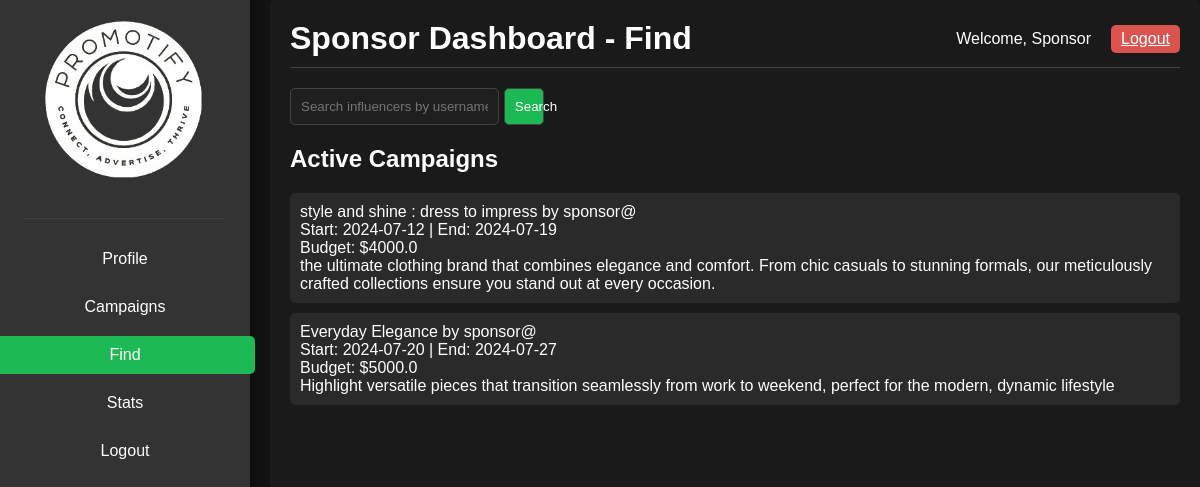
The app's page /sfind, older data.
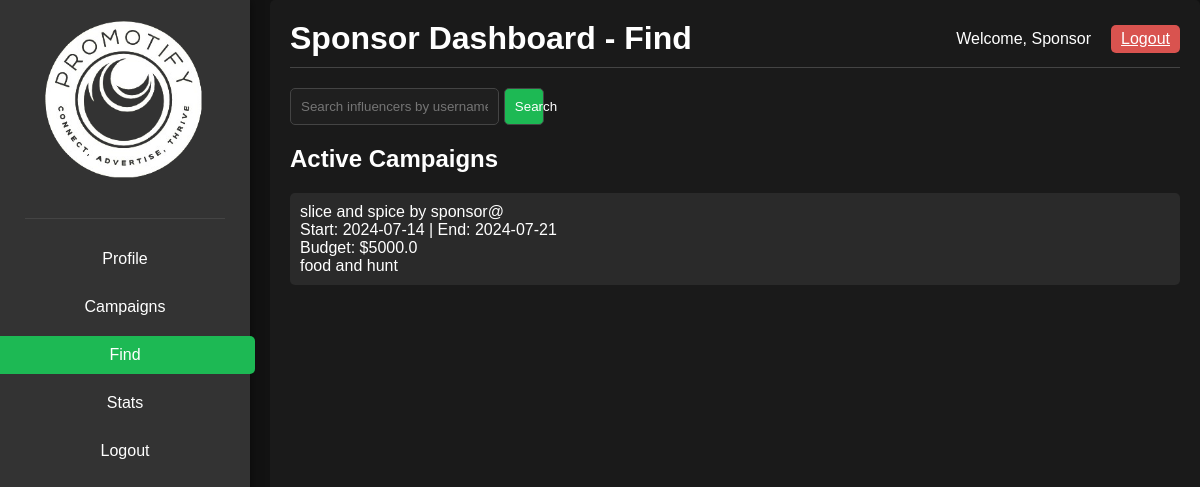
The same page, newer data.
### main.py (models this page shows, shortened)
class Campaign(db.Model):
    id = db.Column(db.Integer, primary_key=True)
    sponsor_id = db.Column(db.Integer, db.ForeignKey('sponsor.id'), nullable=False)
    name = db.Column(db.String(150), nullable=False)
    description = db.Column(db.Text, nullable=True)
    start_date = db.Column(db.Date, nullable=False)
    end_date = db.Column(db.Date, nullable=False)
    budget = db.Column(db.Float, nullable=False)
    status = db.Column(db.String(50))
    sponsor = db.relationship('Sponsor', backref=db.backref('campaigns', lazy=True))
    influencers = db.relationship('Influencer', secondary='application',
                                  primaryjoin="and_(Campaign.id==Application.campaign_id, Application.status=='accepted')",
                                  backref=db.backref('accepted_campaigns', lazy='dynamic'))

class Sponsor(db.Model):
    id = db.Column(db.Integer, primary_key=True)
    username = db.Column(db.String(150), unique=True, nullable=False)
    email = db.Column(db.String(150), unique=True, nullable=False)
    password = db.Column(db.String(150), nullable=False)
    industry = db.Column(db.String(150), nullable=False)

### main.py (the view)
@app.route('/sfind')
def sfind():
    search_query = request.args.get('search', '')
    searched_influencer = None
    if search_query:
        searched_influencer = Influencer.query.filter_by(username=search_query).first()
    influencers = Influencer.query.all()
    campaigns = Campaign.query.filter(Campaign.end_date >= datetime.now().date()).all()
    return render_template('spon_find.html',
                           influencers=influencers,
                           campaigns=campaigns,
                           search_query=search_query,
                           searched_influencer=searched_influencer)

### templates/spon_find.html (shortened to what this page needs)
<!DOCTYPE html>
<html lang="en">
<head>
    <link rel="stylesheet" type="text/css" href="{{ url_for('static', filename='css/sfind.css') }}">
</head>
<body>
    <div class="sidebar">
        <header>
            <div class="logo">
                <img src="{{ url_for('static', filename='images/promotify.png') }}" alt="Promotify Logo">
            </div>
        </header>
        <nav>
            <ul>
                <li><a href="{{ url_for('spon_dash') }}">Profile</a></li>
                <li><a href="{{ url_for('spon_camp') }}">Campaigns</a></li>
                <li><a href="{{ url_for('sfind') }}" class="active">Find</a></li>
                <li><a href="{{ url_for('sstats') }}">Stats</a></li>
                <li><a href="{{ url_for('spon_logout') }}">Logout</a></li>
            </ul>
        </nav>
    </div>
    <div class="main-content">
        <header>
            <h1>Sponsor Dashboard - Find</h1>
            <div class="user-info">
                <span>Welcome, Sponsor</span>
                <a href="{{ url_for('spon_logout') }}" class="logout-btn">Logout</a>
            </div>
        </header>
        <div class="search-container">
            <form action="{{ url_for('sfind') }}" method="GET">
                <input type="text" name="search" placeholder="Search influencers by username..." value="{{ search_query }}">
                <button type="submit">Search</button>
            </form>
        </div>
        <div class="results">
            <h2>Active Campaigns</h2>
            {% for campaign in campaigns %}
            <div class="result-item">
                <span>
                    {{ campaign.name }} by {{ campaign.sponsor.username }}
                    <br>Start: {{ campaign.start_date }} | End: {{ campaign.end_date }}
                    <br>Budget: ${{ campaign.budget }}
                    <br>{{ campaign.description }}
                </span>
            </div>
            {% endfor %}
        </div>
    </div>
</body>
</html>

Row changes from the older to the newer data that the page shows:
removed Campaign: name "Everyday Elegance", sponsor.username "sponsor@", start_date "2024-07-20", end_date "2024-07-27", budget "5000.0", description "Highlight versatile pieces that transition seamlessly from work to weekend, perfect for the modern, dynamic lifestyle"
changed Campaign "sponsor@": name "style and shine : dress to impress" → "slice and spice"; start_date "2024-07-12" → "2024-07-14"; end_date "2024-07-19" → "2024-07-21"; budget "4000.0" → "5000.0"; description "the ultimate clothing brand that combines elegance and comfort. From chic casuals to stunning formals, our meticulously crafted collections ensure you stand out at every occasion." → "food and hunt"
